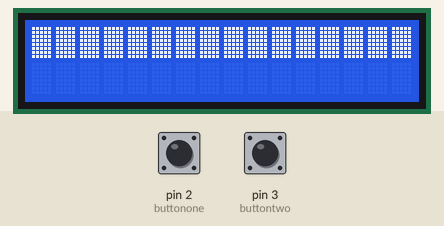
Simulated run of this sketch. Board: Arduino Nano, built with avr-gcc and run on an emulated ATmega328P. Parts: 16×2 character LCD. Inputs (shaded band) come from the test bench; at power-on: pin 2 (buttonone) LOW, pin 3 (buttontwo) LOW.

Above: at 3.2 s.
4.8 s: pin 2 (buttonone) pulled HIGH for 0.15 s
At 5.2 s:
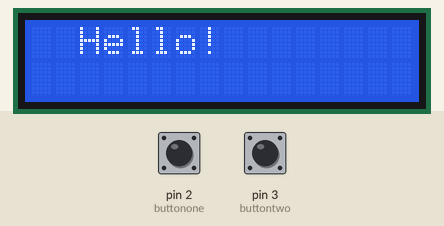
6.4 s: pin 3 (buttontwo) pulled HIGH for 0.15 s
At 7.6 s:
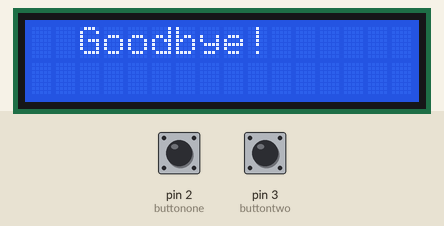
8.0 s: pin 2 (buttonone) pulled HIGH for 1 s
At 8.8 s:
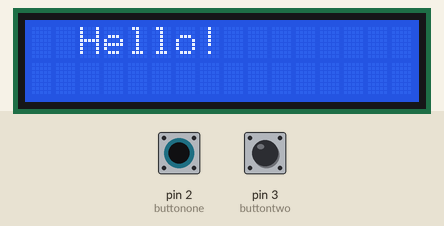
10.5 s: pin 3 (buttontwo) pulled HIGH for 1 s
At 10.8 s:
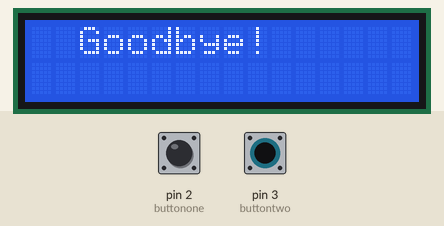
Timing chart, 0 to 13.5 s (numbered marks = the images above; inputs shaded):
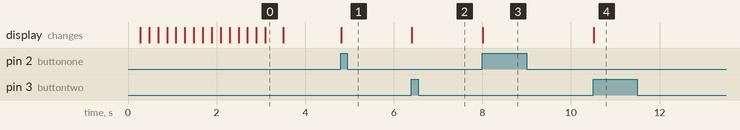

Measured:
- after the input at 4.8 s, the display: changes at once (image 1)
- after the input at 6.4 s, the display: changes at once (image 2)
- after the input at 8.0 s, the display: changes at once (image 3)
- after the input at 10.5 s, the display: changes at once (image 4)
- what the display in image 0 shows lasts 0.4 s, from 3.1 s to 3.5 s

The sketch:

1602LCDtest-withbuttons.ino
```cpp
// Include the libraries:
// LiquidCrystal_I2C.h: https://github.com/johnrickman/LiquidCrystal_I2C
#include <Wire.h> // Library for I2C communication
#include <LiquidCrystal_I2C.h> // Library for LCD

// Wiring: SDA pin is connected to A4 and SCL pin to A5.
// Connect to LCD via I2C, default address 0x27 (A0-A2 not jumpered)
// D2 to top of button 1
// D3 to top of button 2

LiquidCrystal_I2C lcd = LiquidCrystal_I2C(0x27, 16, 2); // Address , width, height

// constants

const byte NUM_CHARS = 16; // define width of display for use in loops
const byte buttonone = 2; // alias D2 to buttonone
const byte buttontwo = 3; // alias D3 to buttontwo

// vars
int buttononeState = 0;
int buttontwoState = 0;

// custom chars
byte block[8] = {
  0b11111,
  0b11111,
  0b11111,
  0b11111,
  0b11111,
  0b11111,
  0b11111,
  0b11111
};

void progress() { // scroll custom char accross the screen like a progress bar
  for (int i = 0; i <= NUM_CHARS-1; i++) {
    lcd.setCursor(i,0); // move cursor using i as position
    lcd.write((byte)0); // write the custom char
    delay(200);
  }
}

void setup() {
  pinMode(buttonone, INPUT);
  pinMode(buttontwo, INPUT);
  // Initiate the LCD:
  lcd.init();
  lcd.backlight();

  lcd.createChar(0, block); // create a new custom character
  progress();
  delay(200);
  lcd.clear();
}


void loop() {
  //read state of buttons
  buttononeState = digitalRead(buttonone); // read the state of the buttonone
  buttontwoState = digitalRead(buttontwo); // read the state of the buttontwo
  if (buttononeState == HIGH) {
    lcd.clear();
    lcd.setCursor(2, 0); // Set the cursor on the third column and first row.
    lcd.print("Hello!");
    delay(1000);
  }
  if (buttontwoState == HIGH) {
    lcd.clear();
    lcd.setCursor(2, 0); // Set the cursor on the third column and first row.
    lcd.print("Goodbye!");
    delay(1000);
  }
}
```
